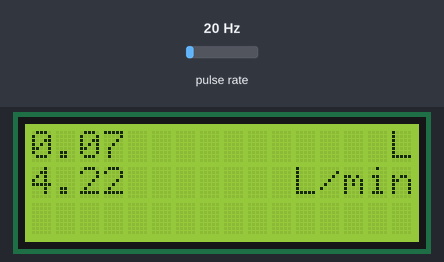
Bench run of a sketch on a simulated Arduino Uno, built with avr-gcc and run on an emulated ATmega328P. On the bench: 16×3 character LCD. Wiring (inferred from the names in the program): pulse sensor: data pin 2. Inputs (shaded band) come from the test bench; at power-on: pulse rate 20 Hz. What the sketch prints to the serial monitor is not drawn.

Above: at 1.6 s.
1.7 s: pulse rate (sensor on pin 2) set to 4 Hz
At 2.8 s:
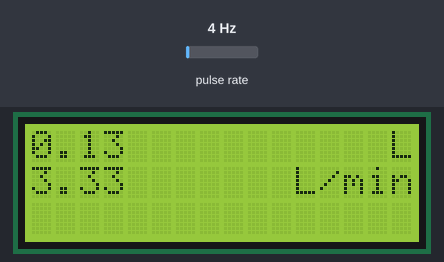
4.5 s: pulse rate (sensor on pin 2) set to 50 Hz
At 5.8 s:
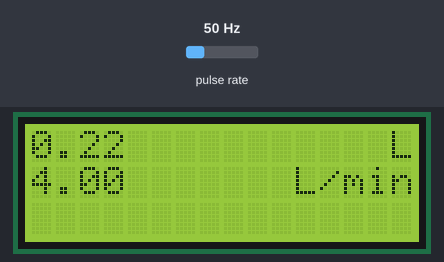
7.5 s: pulse rate (sensor on pin 2) set to 100 Hz
At 8.8 s:
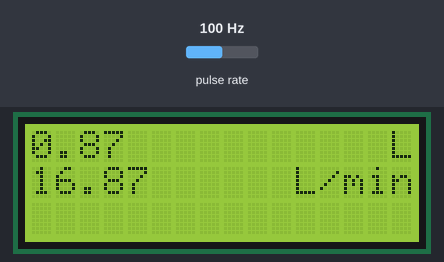
Timing chart, 0 to 10.5 s (numbered marks = the images above; inputs shaded):
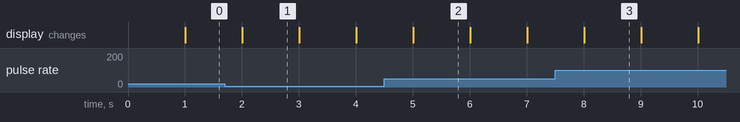

Measured:
- what the display in image 1 shows lasts 1.0 s, from 2.0 s to 3.0 s

The sketch:

watersensor.ino
```cpp
/*
Adapted from: Liquid flow rate sensor - DIYhacking.com Arvind Sanjeev and
https://www.arduino.cc/en/Tutorial/HelloWorld
 */

#include <LiquidCrystal.h>

const int rs = 12, en = 11, d4 = 6, d5 = 5, d6 = 4, d7 = 3;
LiquidCrystal lcd(rs, en, d4, d5, d6, d7);

byte sensorInterrupt = 0;  // 0 = digital pin 2
byte sensorPin       = 2;

// The hall-effect flow sensor outputs approximately 4.5 pulses per second per
// litre/minute of flow.
float calibrationFactor = 4.5;

volatile byte pulseCount;

float flowRate;
float flowMilliLiters;
float totalMilliLiters;

unsigned long oldTime;
unsigned long prevFlowRate;

char msg[16];
char perMin[10];
char liters[14];

void setup()
{

  // Initialize a serial connection for reporting values to the host
  Serial.begin(9600);
  lcd.begin(16, 3);

  lcd.setCursor(0,0);
  dtostrf(0.00, 4, 2, liters);
  sprintf(msg, "%-14s L", liters);
  lcd.print(msg);


  lcd.setCursor(0,1);
  dtostrf(0.00, 4, 2, perMin);
  sprintf(msg, "%-10s L/min", perMin);
  lcd.print(msg);

  pinMode(sensorPin, INPUT);
  digitalWrite(sensorPin, HIGH);

  pulseCount        = 0;
  flowRate          = 0.0;
  flowMilliLiters   = 0.0;
  totalMilliLiters  = 0.0;
  oldTime           = 0;
  prevFlowRate = 0;

  attachInterrupt(sensorInterrupt, pulseCounter, FALLING);
}

/**
 * Main program loop
 */
void loop()
{

   if((millis() - oldTime) > 1000)    // Only process counters once per second
  {
    detachInterrupt(sensorInterrupt);

    flowRate = ((1000.0 / (millis() - oldTime)) * pulseCount) / calibrationFactor;

    oldTime = millis();

    flowMilliLiters = (flowRate / 60) * 1000;

    totalMilliLiters += flowMilliLiters;

//    if (flowRate != prevFlowRate) {
        lcd.setCursor(0,0);
        dtostrf(totalMilliLiters/1000.0, 4, 2, liters);
        sprintf(msg, "%-14s L", liters);
        lcd.print(msg);
//        lcd.print(totalMilliLiters/1000.0);
//        lcd.print(" L");

        lcd.setCursor(0,1);
        dtostrf(flowRate, 4, 2, perMin);
        sprintf(msg, "%-10s L/min", perMin);
        lcd.print(msg);
//        lcd.print(flowRate);
//        lcd.print(" L/min");

        prevFlowRate = flowRate;
//   }

      Serial.print(flowRate);
      Serial.print(" min/L");
      Serial.print("\t");
      Serial.print(totalMilliLiters/1000.0);
      Serial.println(" L");

    // Reset the pulse counter so we can start incrementing again
    pulseCount = 0;

    // Enable the interrupt again now that we've finished sending output
    attachInterrupt(sensorInterrupt, pulseCounter, FALLING);
  }
}

/*
Interrupt Service Routine
 */
void pulseCounter()
{
  // Increment the pulse counter
  pulseCount++;
}
```
